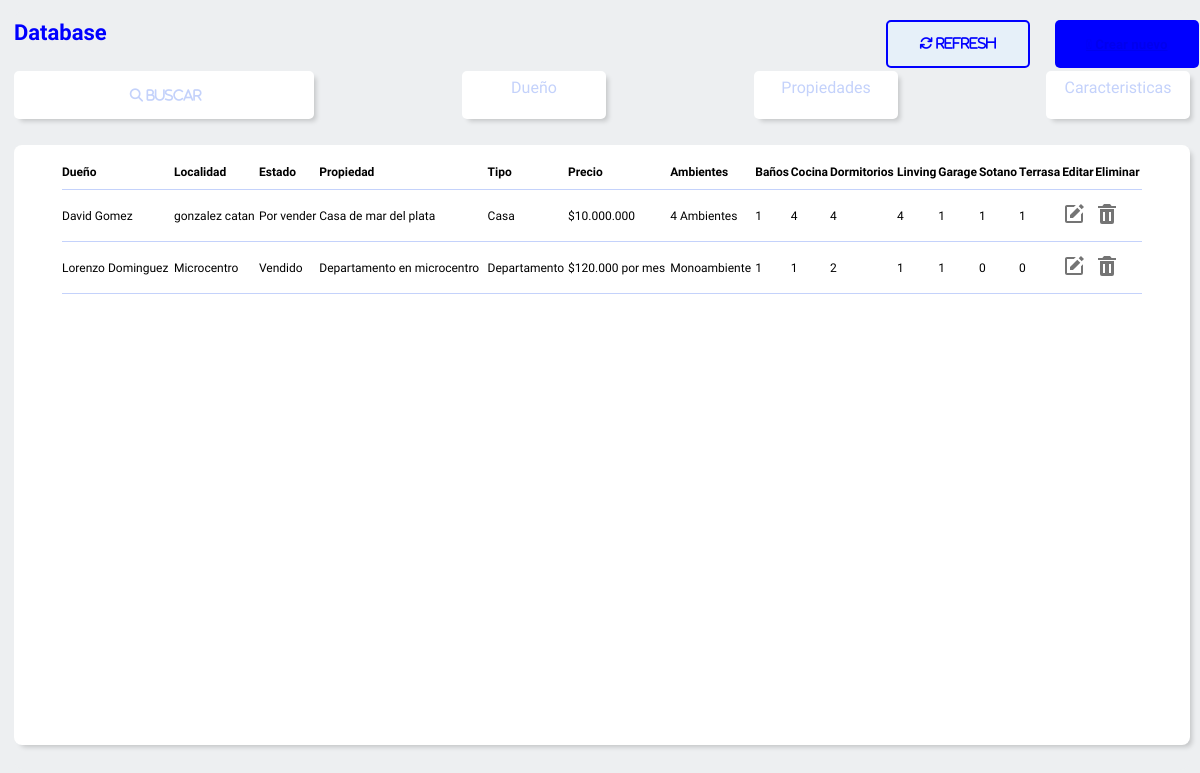
/inicio_caracteristicas/, run on an earlier commit of the app's database.
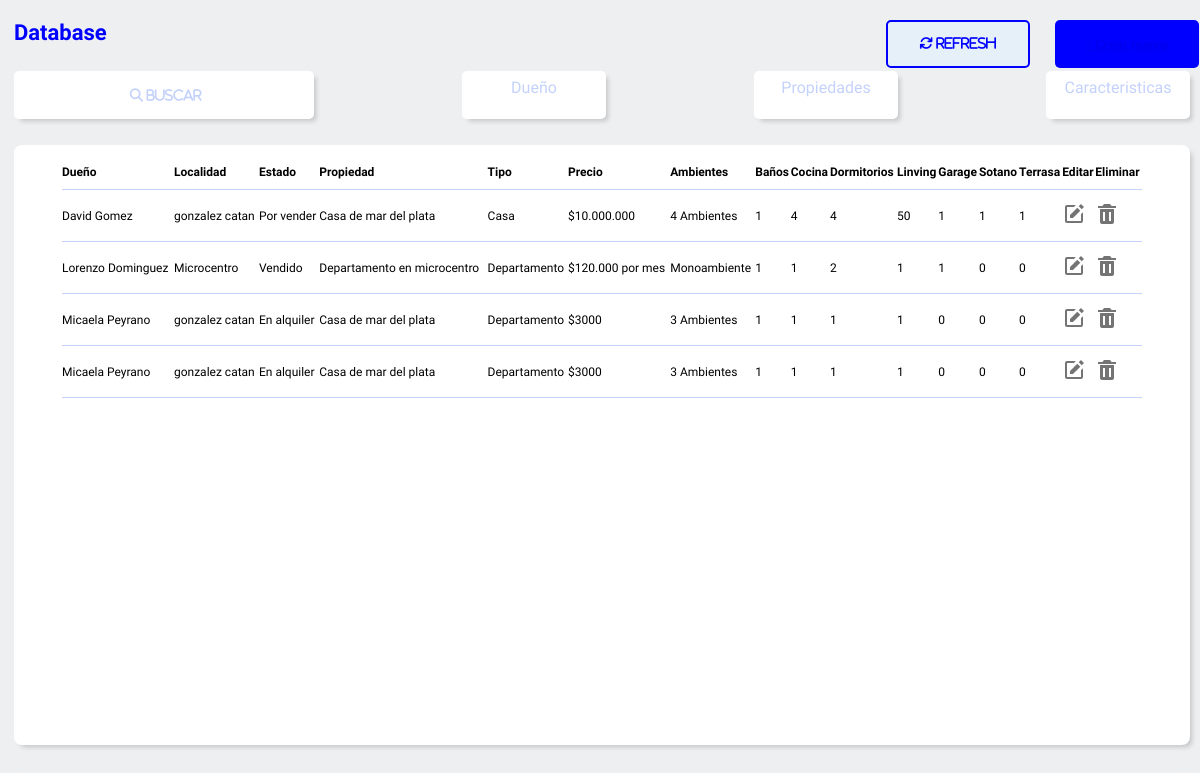
And on a later commit of the database.
### bd_app/models.py (models this page shows, shortened)
class datos_propiedad_model(models.Model):
    CASA='Casa'
    DEPARTAMENTO= 'Departamento'
    TERRENO= 'Terreno'
    LOCAL_COMERCIAL='Local comercial'
    PH = 'PH'
    QUINTA_VACACIONAL='Quinta vacacacional'
    OFICINA_COMERCIAL= 'Oficina comercial'
    GARAGE= 'Garage'
    BODEGA_GALPON= 'Bodega-Galpon'
    FCOMERCIO= 'Fondo de comercio'
    HOTEL= 'Hotel'
    DEPOSITO= 'Deposito'
    BODEGA= 'Bodega, niho o parcela'
    CONSULTORIO= 'Consultorio'
    OPCIONES=[(CASA,'Casa'),
              (DEPARTAMENTO, 'Departamento'),
              (TERRENO,'terreno'),
              (LOCAL_COMERCIAL,'Local comercial'),
              (PH,'ph'),
              (QUINTA_VACACIONAL,'Quinta vacacional'),
              (OFICINA_COMERCIAL,'Oficina comercial'),
              (GARAGE, 'Garage'),
              (BODEGA_GALPON, 'Bodega-Galpon'),
              (FCOMERCIO, 'Fondo de comercio'),
              (HOTEL, 'Hotel'),
              (DEPOSITO, 'Deposito'),
              (BODEGA, 'Bodega, niho o parcela'),
              (CONSULTORIO, 'Consultorio'),
              ]
    DIS='Disponible'
    ALQ='Alquilado'
    ENAL= 'En alquiler'
    ENV= 'En venta'
    POR = 'Por vender'
    VN= 'Vendido'
    OPCIONES_ESTADO=[(DIS,'Disponible'),
                     (ENAL,'En alquiler'),
                     (ALQ,'Alquilado'),
                     (ENV,'En venta'),
                     (POR,'Por vender'),
                     (VN,'Vendido')]
    id = models.AutoField(primary_key=True)
    dueño= models.CharField(max_length=50,blank=True)
    tipo = models.CharField(choices=OPCIONES,
                            max_length=50,
                            default=CASA,
                            null=True,
                            blank = True)
    estado = models.CharField(max_length=50,null=True,blank=False,
                              choices=OPCIONES_ESTADO,
                              default=DIS,)
    direccion = models.CharField(max_length=50,null=True,blank=False)
    descripcion= models.CharField(max_length=200,null=True,blank=False)
    pais= models.CharField(max_length=50,blank = True,null=True)
    provincia = models.CharField(max_length=50,blank = True,null=True)
    localidad = models.CharField(max_length=50,blank = True,null=True)
    parcela= models.IntegerField(null=True,blank=False)
    lote= models.CharField(max_length=50,null=True,blank=False)
    tamaño= models.CharField(max_length=50,null=True,blank=False)
    metros2 = models.CharField(max_length=50,null=True,blank=False)
    clave_c=models.CharField(max_length=50,null=True,blank=False)
    titular = models.CharField(max_length=50,null=True,blank=False)
    MN='Monoambiente'
    DOS='2 Ambientes'
    TRES='3 Ambientes'
    CUATRO='4 Ambientes'
    CINCO='5 Ambientes'
    OPCIONES_AMBIENTES=[(MN,'Monoambiente'),
                        (DOS,'2 Ambientes'),
                        (TRES,'3 Ambientes'),
                        (CUATRO,'4 Ambientes'),
                        (CINCO,'5 Ambientes')]
    propiedad = models.CharField(max_length=200,null=True,blank=False)
    ambientes= models.CharField(max_length=50,null=True,blank=False,
                             choices=OPCIONES_AMBIENTES,
                             default= MN)
    baños= models.IntegerField(null=True,blank=False)
    dormitorios= models.IntegerField(null=True,blank=False)
    cocina= models.IntegerField(null=True,blank=False)
    living= models.IntegerField(null=True,blank=False)
    comedor= models.IntegerField(null=True,blank=False)
    garage= models.IntegerField(null=True,blank=False)
    sotano=models.IntegerField(null=True,blank=False)
    terrasa= models.IntegerField(null=True,blank=False)
    descripcion= models.CharField(max_length=200,null=True,blank=False)
    precio= models.CharField(max_length=20,null=True,blank=False)

### bd_app/views.py (the view, shortened to what this page needs)
# urls.py: path('inicio_caracteristicas/',inicio_caracteristicas,name='inicio_caracteristicas'),
def inicio_caracteristicas(request):
      queryset = request.GET.get('buscar')
      clientes = datos_propiedad_model.objects.all()
      return render (request,'bd_app/filtros/inicio_caracteristicas.html',{'clientes':clientes})

### bd_app/templates/bd_app/filtros/inicio_caracteristicas.html (shortened to what this page needs)
{% extends 'bd_app/inicio.html' %}
{% block tabla %}
<div class="tabla__main">
    <table>
        <thead>
            <th> <a href="{% url 'inicio_za' %}"> Dueño</th></a>
            <th>Localidad</th>
            <th>Estado</th>
            <th>Propiedad</th>
            <th>Tipo</th>
            <th> <a href="{% url 'inicio_mascaro' %}"> Precio</th></a>
            <th>Ambientes</th>
            <th>Baños</th>
            <th>Cocina</th>
            <th>Dormitorios</th>
            <th>Linving</th>
            <th>Garage</th>
            <th>Sotano</th>
            <th>Terrasa</th>
            <th>Editar</th>
            <th>Eliminar</th>
        </thead>
        <tbody>
            {% for i in clientes %}
            <tr>
                <td>{{ i.dueño }}</td>
                <td>{{ i.localidad}}</td>
                <td>{{ i.estado}}</td>
                <td>{{ i.propiedad }}</td>
                <td>{{ i.tipo }}</td>
                <td>{{ i.precio }}</td>
                <td>{{ i.ambientes }}</td>
                <td>{{ i.baños}}</td>
                <td>{{ i.cocina}}</td>
                <td>{{ i.dormitorios}}</td>
                <td>{{ i.living}}</td>
                <td>{{ i.garage}}</td>
                <td>{{ i.sotano}}</td>
                <td>{{ i.terrasa}}</td>
                <td class='edit'></td>
                <td class='delete'><a  href="{% url 'delete' i.id %}"  id="{{ i.id }}" > <svg class='buttom_delete'  xmlns="http://www.w3.org/2000/svg" width="24" height="24" viewBox="0 0 24 24" style="fill: rgb(116, 116, 116);transform: ;msFilter:;"><path d="M6 7H5v13a2 2 0 0 0 2 2h10a2 2 0 0 0 2-2V7H6zm4 12H8v-9h2v9zm6 0h-2v-9h2v9zm.618-15L15 2H9L7.382 4H3v2h18V4z"></path></svg> </a></td>
            </tr>
            {% endfor %}
    </table>
</div>
{% endblock %}

What changed in the data, as far as the page shows it:
changed datos_propiedad_model "David Gomez": living "4" → "50"
added datos_propiedad_model: dueño "Micaela Peyrano", localidad "gonzalez catan", estado "En alquiler", propiedad "Casa de mar del plata", tipo "Departamento", precio "$3000", ambientes "3 Ambientes", baños "1", cocina "1", dormitorios "1", living "1", garage "0", sotano "0", terrasa "0"
added datos_propiedad_model: dueño "Micaela Peyrano", localidad "gonzalez catan", estado "En alquiler", propiedad "Casa de mar del plata", tipo "Departamento", precio "$3000", ambientes "3 Ambientes", baños "1", cocina "1", dormitorios "1", living "1", garage "0", sotano "0", terrasa "0"
